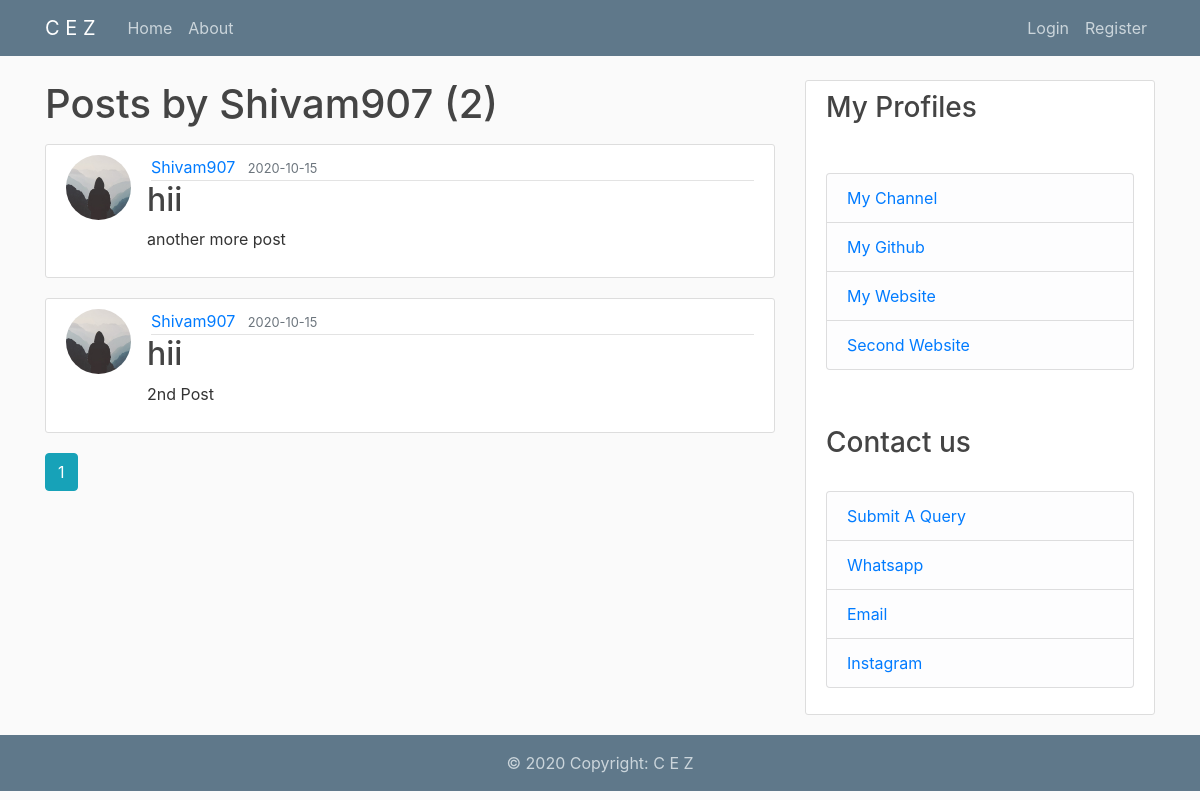
The page /user/Shivam907 on the database as committed earlier.
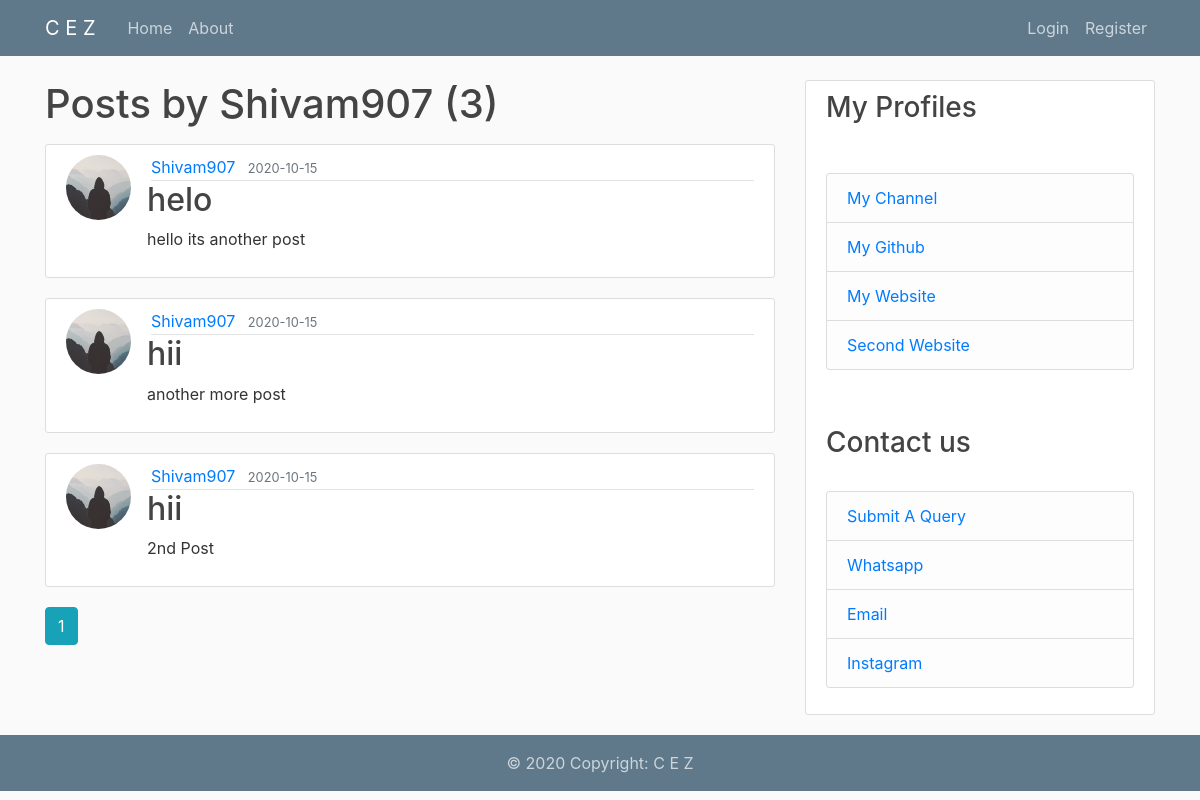
The same page on the database as committed later.
### flaskblog/models.py (models this page shows, shortened)
class Post(db.Model):
    id = db.Column(db.Integer, primary_key=True)
    title = db.Column(db.String(100), nullable=False)
    date_posted = db.Column(db.DateTime, nullable=False, default=datetime.utcnow)
    content = db.Column(db.Text, nullable=False)
    user_id = db.Column(db.Integer, db.ForeignKey('user.id'), nullable=False)
    img_file = db.Column(db.String(20), nullable=False, default='default.jpg'), '{self.img_file}'

class User(db.Model, UserMixin):
    id = db.Column(db.Integer, primary_key=True)
    username = db.Column(db.String(20), unique=True, nullable=False)
    email = db.Column(db.String(120), unique=True, nullable=False)
    image_file = db.Column(db.String(20), nullable=False, default='default.jpg')
    password = db.Column(db.String(60), nullable=False)
    posts = db.relationship('Post', backref='author', lazy=True)

### flaskblog/routes.py (the view)
@app.route("/user/<string:username>")
def user_posts(username):
    page = request.args.get('page', 1, type=int)
    user = User.query.filter_by(username=username).first_or_404()
    posts = Post.query.filter_by(author=user)\
        .order_by(Post.date_posted.desc())\
        .paginate(page=page, per_page=5)
    return render_template('user_posts.html', posts=posts, user=user)

### flaskblog/templates/user_posts.html
{% extends "layout.html" %}
{% block content %}
    <h1 class="mb-3">Posts by {{ user.username }} ({{ posts.total }})</h1>
    {% for post in posts.items %}
        <article class="media content-section">
          <img class="rounded-circle article-img" src="{{ url_for('static', filename='profile_pics/' + post.author.image_file) }}">
          <div class="media-body">
            <div class="article-metadata">
              <a class="mr-2" href="{{ url_for('user_posts', username=post.author.username) }}">{{ post.author.username }}</a>
              <small class="text-muted">{{ post.date_posted.strftime('%Y-%m-%d') }}</small>
            </div>
            <h2><a class="article-title" href="{{ url_for('post', post_id=post.id) }}">{{ post.title }}</a></h2>
            <p class="article-content">{{ post.content }}</p>
          </div>
        </article>
    {% endfor %}
    {% for page_num in posts.iter_pages(left_edge=1, right_edge=1, left_current=1, right_current=2) %}
      {% if page_num %}
        {% if posts.page == page_num %}
          <a class="btn btn-info mb-4" href="{{ url_for('user_posts', username=user.username, page=page_num) }}">{{ page_num }}</a>
        {% else %}
          <a class="btn btn-outline-info mb-4" href="{{ url_for('user_posts', username=user.username, page=page_num) }}">{{ page_num }}</a>
        {% endif %}
      {% else %}
        ...
      {% endif %}
    {% endfor %}
{% endblock content %}

Rows that differ between the two databases and show on the page:
added Post: image_file (placeholder picture), author.username "Shivam907", date_posted "2020-10-15", title "helo", content "hello its another post"
Other text that changed with them:
{{ posts.total }}: "2" → "3"
